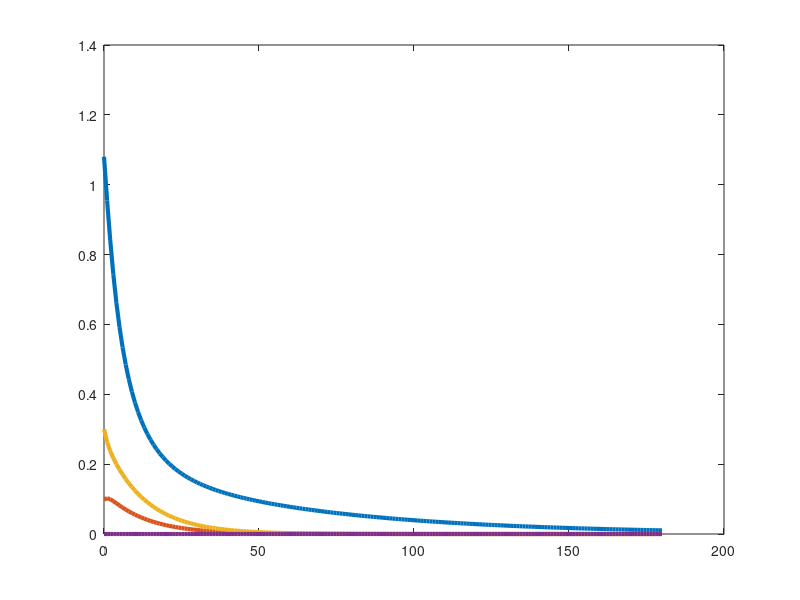

Write MATLAB code to recreate this figure. (Note: this script raises an error after producing the figure.)

clear; clc; close all;

% Parameters
T = 180;                   % Total simulation time (in minutes)
k0 = 0.0165;              % Insulin-independent fractional removal rate
a1 = 0.394;                   % a1 - a6 parameters
a2 = 0.142;                 
a3 = 0.251;
a4 = 0.394;
a5 = (3.15*10^-8)*(7*10^-6);
a6 = 2.8*10^3*(7*10^-6);

% Equilibrium point (upright)
x_bar1 = 0.95;
x_bar3 = 0.3;
x_bar2 = (a2*x_bar3)/a1;
x_bar4 = (a5*x_bar3)/a6;
x_bar = [x_bar1;
         x_bar2;
         x_bar3;
         x_bar4]; 
u_bar = [x_bar1*(k0+x_bar2);
         (a3 + a2*a3*a4 + a5)*(x_bar3)];
y_bar = x_bar1;  

% Initial states (t=0)
x = zeros(4, T+1);
x(:,1) = [1.08; ((0.0165 + ((a2/a1)*(0.3)))/1.08)-0.0165; 0.3; 0];
u = zeros(2, T);
u(:,1) = [x(1,1)*(k0+x(2,1)); (a3 + a2*a3*a4 + a5)*(x(3,1))];
y = zeros(1, T+1);
y(:,1) = x(1);

% Simulation loop
for t = 1:T 
    u(1, t) = 0;
    u(2, t) = 0;
    x(1,t+1) = x(1,t) - (k0+x(2,t))*x(1,t) + u(1,t);           % Glucose Concentration
    x(2,t+1) = x(2,t) - a1*x(2,t) + a2*x(3,t);                  % k(t)
    x(3,t+1) = x(3,t) - a3*x(3,t) + a4*x(2,t) + a6*x(4,t) + u(2,t); % i(t)
    x(4,t+1) = x(4,t) - a6*x(4,t) + a5*x(3,t);                   % i3(t)  
end

% Plotting
figure;

plot(0:T, x(1,:), '-', 'LineWidth', 3, 'DisplayName', '$x_1(t)$');
hold on;
plot(0:T, x(2,:), '-', 'LineWidth', 3, 'DisplayName', '$x_2(t)$');
plot(0:T, x(3,:), '-', 'LineWidth', 3, 'DisplayName', '$x_3(t)$');
plot(0:T, x(4,:), '-', 'LineWidth', 3, 'DisplayName', '$x_4(t)$');
yline(x_bar(1), '--', 'LineWidth', 2, 'HandleVisibility', 'off');
yline(x_bar(2), '--', 'LineWidth', 2, 'HandleVisibility', 'off');
yline(x_bar(3), '--', 'LineWidth', 2, 'HandleVisibility', 'off');
yline(x_bar(4), '--', 'LineWidth', 2, 'HandleVisibility', 'off');
xlabel('Time Step $t$', 'FontSize', 28, 'Interpreter', 'latex');
ylabel('State Components $x_i(t)$', 'FontSize', 28, 'Interpreter', 'latex');
title('Nonlinear System Simulation', 'FontSize', 32, 'Interpreter', 'latex');
legend('FontSize', 24, 'Interpreter', 'latex', 'Location', 'best');
grid on;
set(gca, 'FontSize', 24);
